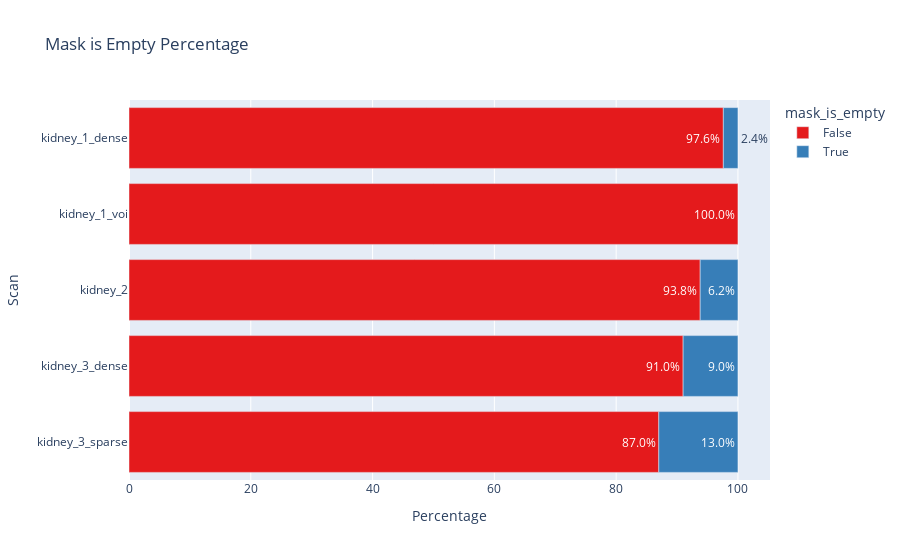

The notebook cell saved with this chart:
### Code cell
x = 'scan'
y = 'mask_is_empty'

gb = df.groupby(x)[y].value_counts(normalize=True)
gb = gb.round(3)*100
gb = gb.rename('percent').reset_index()

fig = px.bar(gb, 
             x='percent',
             y='scan',
             color='mask_is_empty',
             orientation='h',
             title='Mask is Empty Percentage',
             labels={'scan': 'Scan', 'percent': 'Percentage'},
             category_orders={'scan': sorted(df['scan'].unique())},  
             color_discrete_sequence=px.colors.qualitative.Set1 
            )

for trace in fig.data:
    trace['text'] = [f"{round(val, 1)}%" for val in trace['x']]

fig.show()

### Figure 1 — Plotly figure (JSON) as saved in the notebook; plotly's stock layout.template omitted (floating-point values rounded to 4 significant figures)
{"data": [{"alignmentgroup": "True", "hovertemplate": "mask_is_empty=False<br>Percentage=%{x}<br>Scan=%{y}<extra></extra>", "legendgroup": "False", "marker": {"color": "rgb(228,26,28)", "pattern": {"shape": ""}}, "name": "False", "offsetgroup": "False", "orientation": "h", "showlegend": true, "text": ["97.6%", "100.0%", "93.8%", "91.0%", "87.0%"], "textposition": "auto", "type": "bar", "x": [97.6, 100, 93.8, 91, 87], "xaxis": "x", "y": ["kidney_1_dense", "kidney_1_voi", "kidney_2", "kidney_3_dense", "kidney_3_sparse"], "yaxis": "y"}, {"alignmentgroup": "True", "hovertemplate": "mask_is_empty=True<br>Percentage=%{x}<br>Scan=%{y}<extra></extra>", "legendgroup": "True", "marker": {"color": "rgb(55,126,184)", "pattern": {"shape": ""}}, "name": "True", "offsetgroup": "True", "orientation": "h", "showlegend": true, "text": ["2.4%", "6.2%", "9.0%", "13.0%"], "textposition": "auto", "type": "bar", "x": [2.4, 6.2, 9, 13], "xaxis": "x", "y": ["kidney_1_dense", "kidney_2", "kidney_3_dense", "kidney_3_sparse"], "yaxis": "y"}], "layout": {"barmode": "relative", "legend": {"title": {"text": "mask_is_empty"}, "tracegroupgap": 0}, "title": {"text": "Mask is Empty Percentage"}, "xaxis": {"anchor": "y", "domain": [0, 1], "title": {"text": "Percentage"}}, "yaxis": {"anchor": "x", "categoryarray": ["kidney_3_sparse", "kidney_3_dense", "kidney_2", "kidney_1_voi", "kidney_1_dense"], "categoryorder": "array", "domain": [0, 1], "title": {"text": "Scan"}}}}
